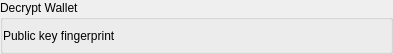
<?xml version="1.0" encoding="UTF-8"?>
<ui version="4.0">
 <class>WalletKeysSubmitNewWidget</class>
 <widget class="QWidget" name="WalletKeysSubmitNewWidget">
  <property name="geometry">
   <rect>
    <x>0</x>
    <y>0</y>
    <width>393</width>
    <height>54</height>
   </rect>
  </property>
  <property name="sizePolicy">
   <sizepolicy hsizetype="MinimumExpanding" vsizetype="Preferred">
    <horstretch>0</horstretch>
    <verstretch>0</verstretch>
   </sizepolicy>
  </property>
  <property name="windowTitle">
   <string>Coin Control</string>
  </property>
  <property name="styleSheet">
   <string notr="true"/>
  </property>
  <layout class="QVBoxLayout" name="verticalLayout">
   <property name="spacing">
    <number>10</number>
   </property>
   <property name="sizeConstraint">
    <enum>QLayout::SetMinimumSize</enum>
   </property>
   <property name="leftMargin">
    <number>0</number>
   </property>
   <property name="topMargin">
    <number>0</number>
   </property>
   <property name="rightMargin">
    <number>0</number>
   </property>
   <property name="bottomMargin">
    <number>0</number>
   </property>
   <item>
    <widget class="QGroupBox" name="groupBox">
     <property name="title">
      <string>Decrypt Wallet</string>
     </property>
     <layout class="QVBoxLayout" name="verticalLayout_2">
      <property name="spacing">
       <number>0</number>
      </property>
      <property name="leftMargin">
       <number>0</number>
      </property>
      <property name="topMargin">
       <number>0</number>
      </property>
      <property name="rightMargin">
       <number>0</number>
      </property>
      <property name="bottomMargin">
       <number>0</number>
      </property>
      <item>
       <widget class="QLabel" name="labelPubKeyFP">
        <property name="text">
         <string>Public key fingerprint</string>
        </property>
       </widget>
      </item>
     </layout>
    </widget>
   </item>
  </layout>
 </widget>
 <resources/>
 <connections/>
</ui>
